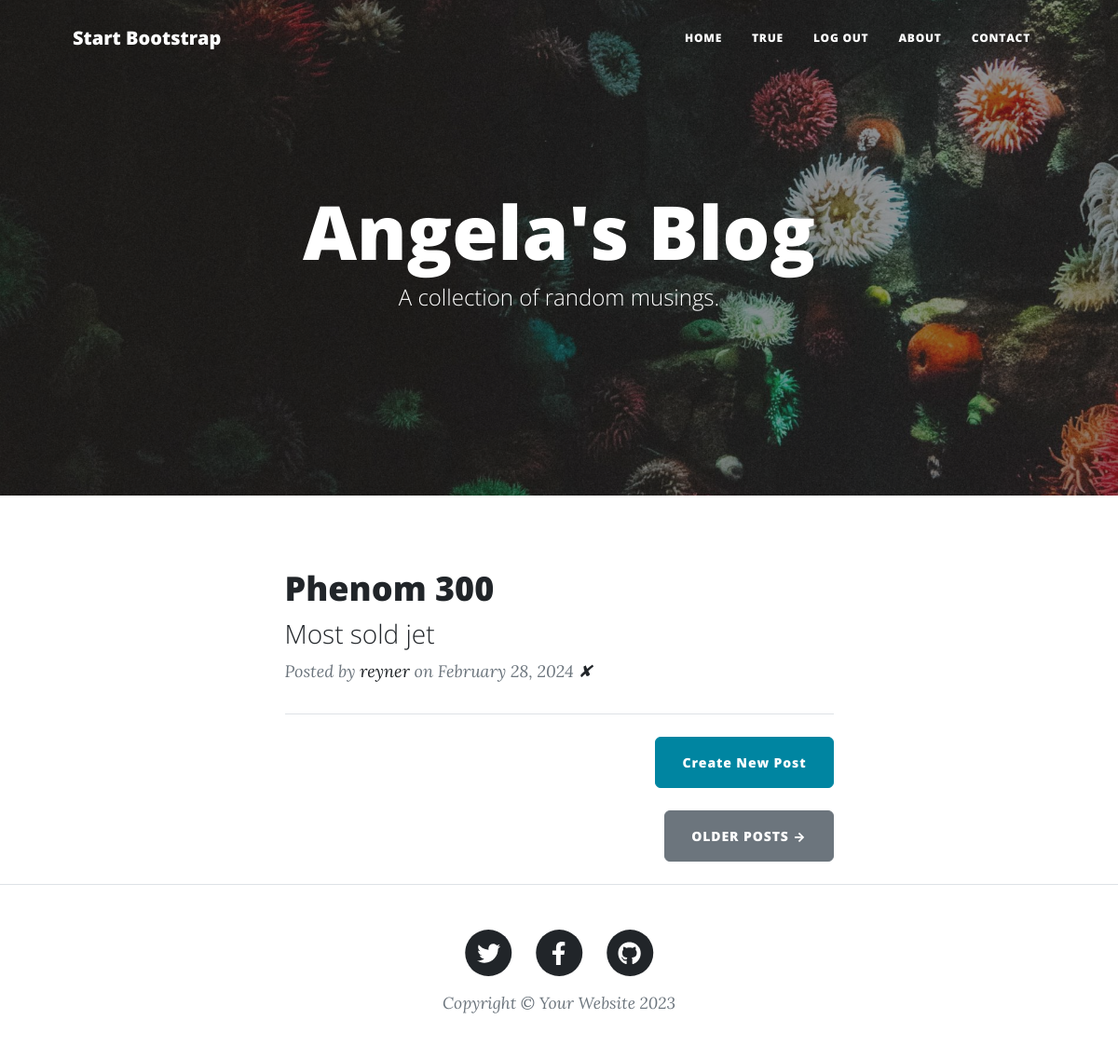
The page / (signed in) on the database its author committed.
### main.py (models this page shows)
class BlogPost(db.Model):
    __tablename__ = "blog_posts"
    id: Mapped[int] = mapped_column(Integer, primary_key=True)
    author_id: Mapped[int] = mapped_column(Integer, db.ForeignKey('users.id'))
    author = relationship('User', back_populates='posts')
    title: Mapped[str] = mapped_column(String(250), unique=True, nullable=False)
    subtitle: Mapped[str] = mapped_column(String(250), nullable=False)
    date: Mapped[str] = mapped_column(String(250), nullable=False)
    body: Mapped[str] = mapped_column(Text, nullable=False)
    img_url: Mapped[str] = mapped_column(String(250), nullable=False)
    comments = relationship("Comment", back_populates="parent_post")

class User(UserMixin, db.Model):
    __tablename__ = "users"
    id: Mapped[int] = mapped_column(Integer, primary_key=True)
    email: Mapped[str] = mapped_column(String(100), unique=True)
    password: Mapped[str] = mapped_column(String(100))
    name: Mapped[str] = mapped_column(String(100))
    posts = relationship("BlogPost", back_populates="author")
    comments = relationship("Comment", back_populates="comment_author")

### main.py (the view)
@app.route('/')
def get_all_posts():
    result = db.session.execute(db.select(BlogPost))
    posts = result.scalars().all()
    return render_template("index.html", all_posts=posts)

### main.py (called while the page is built)
@login_manager.user_loader
def load_user(user_id):
    return db.get_or_404(User, user_id)

### templates/index.html
{% include "header.html" %}
<header
  class="masthead"
  style="background-image: url('../static/assets/img/home-bg.jpg')"
>
  <div class="container position-relative px-4 px-lg-5">
    <div class="row gx-4 gx-lg-5 justify-content-center">
      <div class="col-md-10 col-lg-8 col-xl-7">
        <div class="site-heading">
          <h1>Angela's Blog</h1>
          <span class="subheading">A collection of random musings.</span>
        </div>
      </div>
    </div>
  </div>
</header>
<div class="container px-4 px-lg-5">
  <div class="row gx-4 gx-lg-5 justify-content-center">
    <div class="col-md-10 col-lg-8 col-xl-7">
      {% for post in all_posts %}
      <div class="post-preview">
        <a href="{{ url_for('show_post', post_id=post.id) }}">
          <h2 class="post-title">{{ post.title }}</h2>
          <h3 class="post-subtitle">{{ post.subtitle }}</h3>
        </a>
        <p class="post-meta">
          Posted by
          <a href="#">{{post.author.name}}</a>
          on {{post.date}}
          {% if current_user.id == 1: %}
          <a href="{{url_for('delete_post', post_id=post.id) }}">✘</a>
          {% endif %}
        </p>
      </div>
      <hr class="my-4" />
      {% endfor %}
      {% if current_user.id == 1 %}
      <div class="d-flex justify-content-end mb-4">
        <a
          class="btn btn-primary float-right"
          href="{{url_for('add_new_post')}}"
          >Create New Post</a
        >
      </div>
      {% endif %}
      <div class="d-flex justify-content-end mb-4">
        <a class="btn btn-secondary text-uppercase" href="#!">Older Posts →</a>
      </div>
    </div>
  </div>
</div>
{% include "footer.html" %}

### rows shown on the page
BlogPost: title "Phenom 300", subtitle "Most sold jet", author.name "reyner", date "February 28, 2024"

### other values the page prints
{{ current_user.is_authenticated }} "TRUE"
